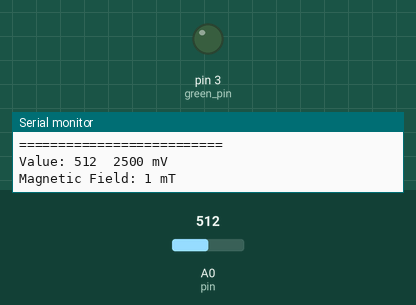
Recording of a sketch running on a simulated Arduino Uno, built with avr-gcc and run on an emulated ATmega328P. Parts: output pins drawn as LEDs (lit = HIGH), the last lines printed to the serial monitor. The test bench sets the inputs (shaded band); at power-on: A0 (pin) = 512.

Above: at 1.2 s.
1.3 s: A0 (pin) set to 716
At 2.4 s:
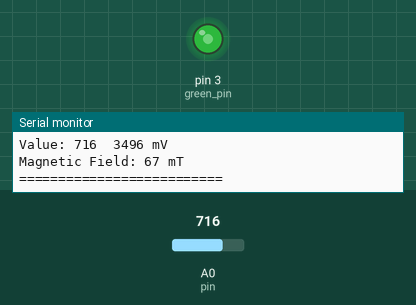
2.8 s: A0 (pin) set to 900
At 3.2 s:
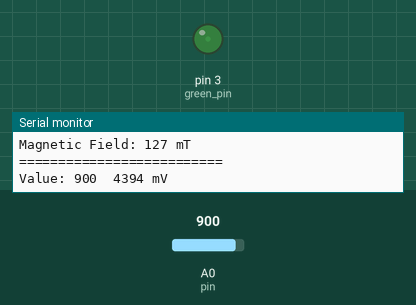
4.3 s: A0 (pin) set to 873
At 5.5 s:
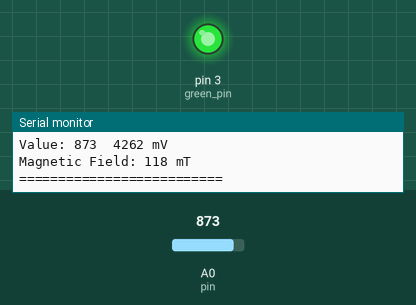
5.8 s: A0 (pin) set to 0
At 7.0 s:
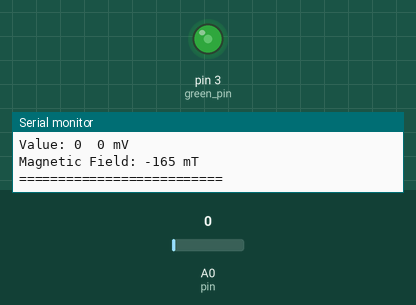
7.3 s: A0 (pin) set to 306
At 8.8 s:
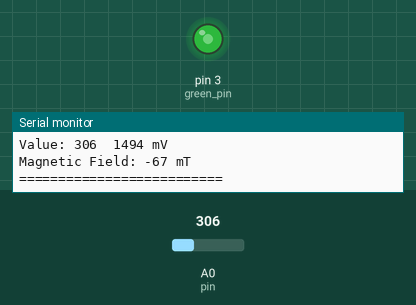
Timing chart, 0 to 9.8 s (numbered marks = the images above; inputs shaded):
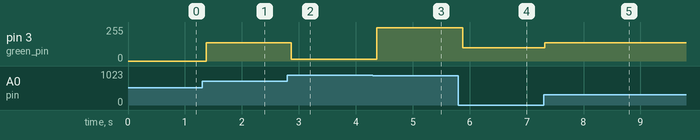

Measured:
- the behaviour switches between 881 and 880 on A0 (pin) (found by bisection; images 2 and 3)
- after the input at 1.3 s, pin 3 (green_pin): 0/255 → 137/255 after 0.07 s
- after the input at 2.8 s, pin 3 (green_pin): 137/255 → 14/255 after 0.06 s
- after the input at 4.3 s, pin 3 (green_pin): 14/255 → 250/255 after 0.07 s
- after the input at 5.8 s, pin 3 (green_pin): 250/255 → 98/255 after 0.08 s
- after the input at 7.3 s, pin 3 (green_pin): 98/255 → 137/255 at once

The sketch:

hall_sensor.ino
```cpp
#define green_pin 3

int pin = A0;         //Pin εισόδου αισθητήρα Hall
int vcc = 5000;       //Τάση τροφοδοσίας αισθητήρα Hall σε mV

int value;            //Μεταβλητή τιμής στο εύρος 0-1023
int voltage;          //Μεταβλητή τάσης στο εύρος 0-Vcc
int field;            //Μεταβλητή τιμής πεδίου σε mT
int brightness;       // analog pin control

void setup() {
  pinMode(green_pin, OUTPUT);
  Serial.begin(9600); //Έναρξη σειριακής επικοινωνίας
}

void loop() {
  value = analogRead(pin); //Ανάγνωση τιμής του αισθητήρα Hall
  voltage = value * (vcc / 1024.0); //Μετατροπή σε τιμή τάσης (mV)
  field = map(voltage, 1000, 4000, -100, 100); //Υπολογισμός μαγνητικού πεδίου (mT)
  field +=1;          //offset

  brightness = map(abs(field), 5,120, 0,255); //map 0-255


  if(abs(field) > 5){
    //digitalWrite(green_pin,HIGH);
    analogWrite(green_pin,brightness);
  }
  else{
    digitalWrite(green_pin,LOW);
  }

  //Εμφάνιση αποτελεσμάτων
  Serial.print("Value: ");
  Serial.print(value);
  Serial.print("\t");
  Serial.print(voltage);
  Serial.println(" mV");
  Serial.print("Magnetic Field: ");
  Serial.print(field);
  Serial.println(" mT");
  //Serial.print("Brightness: ");
  //Serial.print(brightness);
  Serial.println("==========================");
  delay(100); //Λήψη νέας τιμής κάθε 100ms
}
```
